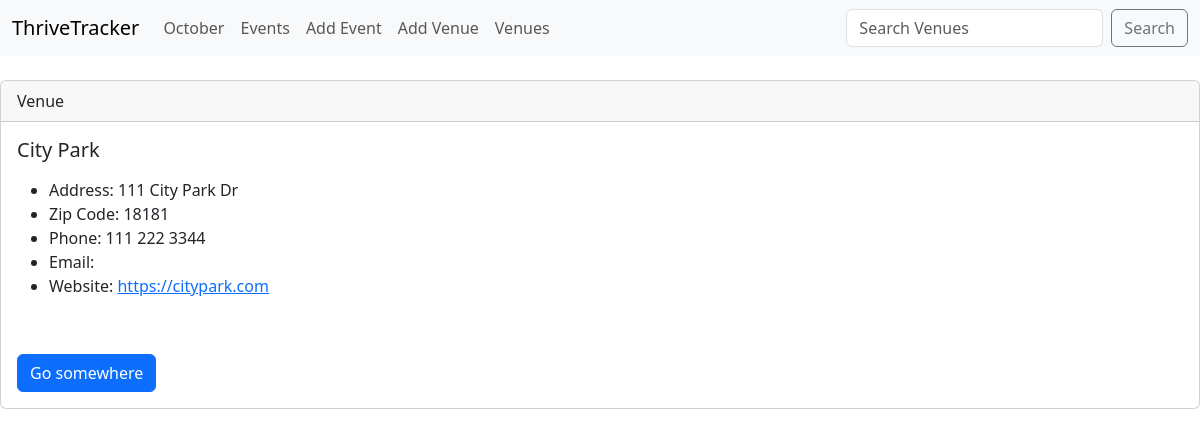
The app's page /show_venue/1, older data.
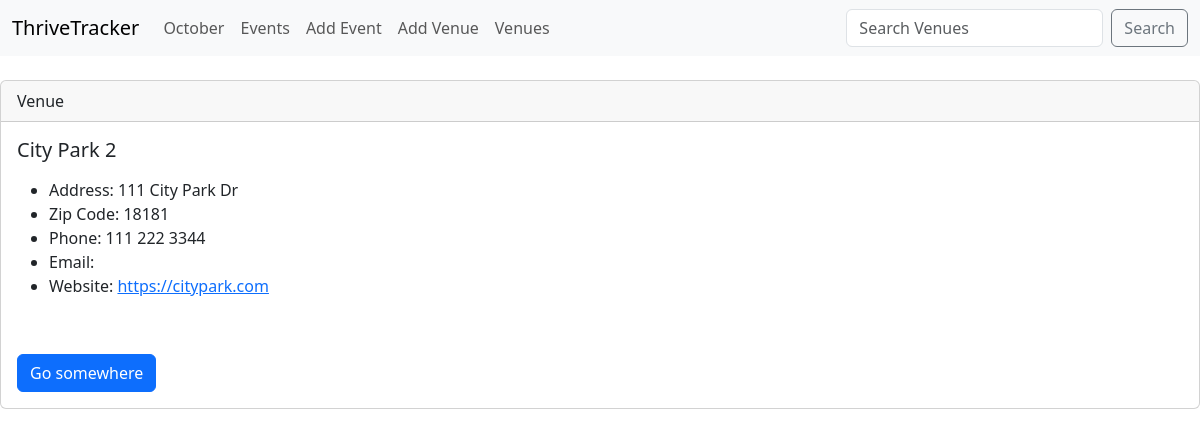
The same page, newer data.
### addiction_calendar/models.py (models this page shows)
class Venue(models.Model):
    name = models.CharField('Venue Name', max_length=200)
    address = models.CharField('Venue Address', max_length=300)
    zip_code = models.CharField('Venue Zip Code', max_length=15)
    phone = models.CharField('Venue Phone', max_length=20, blank=True)
    web = models.URLField('Venue Website', blank=True)
    email_address = models.EmailField('Venue Email', blank=True)
    def __str__(self):
        return self.name

### addiction_calendar/views.py (the view)
# urls.py: path('show_venue/<venue_id>', views.show_venue, name='show-venue'),
def show_venue(request, venue_id):
    venue = Venue.objects.get(pk=venue_id)
    return render(request, 'addiction_events/show_venue.html',
        {'venue': venue})

### addiction_calendar/templates/addiction_events/show_venue.html
{% extends 'addiction_events/base.html' %}
{% block content %}
        <div class="card">
            <div class="card-header">
                Venue
            </div>
            <div class="card-body">
              <h5 class="card-title">{{ venue }}</h5>
              <p class="card-text">
                <ul>
                    <li>Address: {{ venue.address }} </li>
                    <li>Zip Code: {{ venue.zip_code }}</li>
                    <li>Phone: {{ venue.phone }} </li>
                    <li>Email: {{ venue.email }} </li>
                    <li>Website: <a href="{{ venue.web }}">{{ venue.web }}</a>
                    </li>
                </ul>
                <br/>
            </p>
            <a href="#" class="btn btn-primary">Go somewhere</a>
          </div>
        </div>
{% endblock %}

Row changes from the older to the newer data that the page shows:
changed Venue "111 City Park Dr": name "City Park" → "City Park 2"
